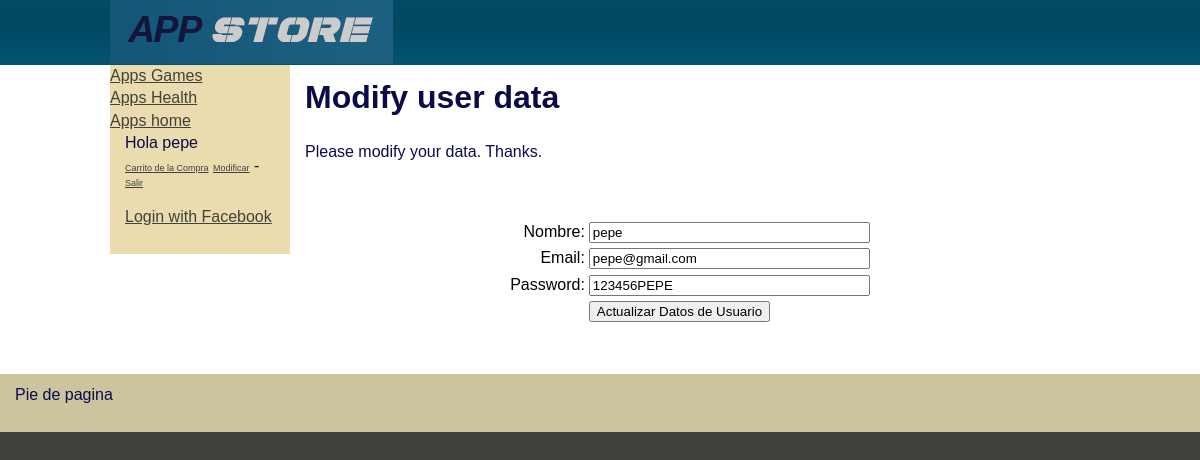
/usuario_modificar.php (signed in), run on the app's committed database.
### tables this page shows
CREATE TABLE `tblcategoria` (
  `idCategoria` int(11) NOT NULL,
  `strDescripcion` varchar(50) NOT NULL
);

CREATE TABLE `tblusuario` (
  `IdUsuario` int(11) NOT NULL,
  `strNombre` varchar(50) NOT NULL,
  `strApellido` varchar(100) NOT NULL,
  `strEmail` varchar(100) NOT NULL,
  `intActivo` int(11) NOT NULL,
  `strPassword` varchar(50) NOT NULL
);

### Connections/conexionzapatos.php (called while the page is built, shortened)
<?php
$hostname_conexionzapatos = "localhost:8888/";
$database_conexionzapatos = "zapatos";
$username_conexionzapatos = "root";
$password_conexionzapatos = "root";
$conexionzapatos = mysql_pconnect($hostname_conexionzapatos, $username_conexionzapatos, $password_conexionzapatos) or trigger_error(mysql_error(),E_USER_ERROR);
?>
<?php
if (is_file("includes/funciones.php")){
	include("includes/funciones.php");
}
else
{
	include("../includes/funciones.php");
	}
?>

### includes/funciones.php (called while the page is built, shortened)
<?php
if (!function_exists("GetSQLValueString")) {
function GetSQLValueString($theValue, $theType, $theDefinedValue = "", $theNotDefinedValue = "")
{
  $theValue = function_exists("mysql_real_escape_string") ? mysql_real_escape_string($theValue) : mysql_escape_string($theValue);
  switch ($theType) {
    case "long":
    case "int":
      $theValue = ($theValue != "") ? intval($theValue) : "NULL";
      break;
  }
  return $theValue;
}
}
function ObtenerNombreUsuario($identificador)
{
	global $database_conexionzapatos, $conexionzapatos;
	$query_ConsultaFuncion = sprintf("SELECT tblusuario.strNombre FROM tblusuario WHERE tblusuario.idUsuario = %s", $identificador);
	$ConsultaFuncion = mysql_query($query_ConsultaFuncion, $conexionzapatos) or die(mysql_error());
	$row_ConsultaFuncion = mysql_fetch_assoc($ConsultaFuncion);
	return $row_ConsultaFuncion['strNombre'];
}
?>

### usuario_modificar.php (the view, shortened to what this page needs)
<?php require_once('Connections/conexionzapatos.php'); ?>
<?php
$editFormAction = $_SERVER['PHP_SELF'];
if (isset($_SERVER['QUERY_STRING'])) {
  $editFormAction .= "?" . htmlentities($_SERVER['QUERY_STRING']);
}
$varUsuario_DatosUsuario = "0";
if (isset($_SESSION["MM_IdUsuario"])) {
  $varUsuario_DatosUsuario = $_SESSION["MM_IdUsuario"];
}
$query_DatosUsuario = sprintf("SELECT * FROM tblusuario WHERE tblusuario.idUsuario = %s", GetSQLValueString($varUsuario_DatosUsuario, "int"));
$DatosUsuario = mysql_query($query_DatosUsuario, $conexionzapatos) or die(mysql_error());
$row_DatosUsuario = mysql_fetch_assoc($DatosUsuario);
?>
<!DOCTYPE html PUBLIC "-//W3C//DTD XHTML 1.0 Transitional//EN" "http://www.w3.org/TR/xhtml1/DTD/xhtml1-transitional.dtd">
<html xmlns="http://www.w3.org/1999/xhtml">
<head>
<link href="estilo/principal.css" rel="stylesheet" type="text/css" />
</head>
<body>
<div class="container">
  <div class="header"><div class="headerinterior"><img src="images/logotrans.png" width="283" height="64" alt="Tienda Zapatos" /></div></div>
  <div class="subcontenedor">
              <div class="sidebar1">
               <?php include("includes/catalogo.php"); ?>
</div>
              <div class="content">
                <h1>Modify user data</h1>
                <p>Please modify your data. Thanks.</p>
                <p>&nbsp;</p>
                <form action="<?php echo $editFormAction; ?>" method="post" name="form1" id="form1">
                  <table align="center">
                    <tr valign="baseline">
                      <td nowrap="nowrap" align="right">Nombre:</td>
                      <td><input type="text" name="strNombre" value="<?php echo htmlentities($row_DatosUsuario['strNombre'], ENT_COMPAT, 'iso-8859-1'); ?>" size="32" /></td>
                    </tr>
                    <tr valign="baseline">
                      <td nowrap="nowrap" align="right">Email:</td>
                      <td><input type="text" name="strEmail" value="<?php echo htmlentities($row_DatosUsuario['strEmail'], ENT_COMPAT, 'iso-8859-1'); ?>" size="32" /></td>
                    </tr>
                    <tr valign="baseline">
                      <td nowrap="nowrap" align="right">Password:</td>
                      <td><input type="text" name="strPassword" value="<?php echo htmlentities($row_DatosUsuario['strPassword'], ENT_COMPAT, 'iso-8859-1'); ?>" size="32" /></td>
                    </tr>
                    <tr valign="baseline">
                      <td nowrap="nowrap" align="right">&nbsp;</td>
                      <td><input type="submit" value="Actualizar Datos de Usuario" /></td>
                    </tr>
                  </table>
                </form>
                <p>&nbsp;</p>
                </div>
    </div>
  <div class="footer">
    <p>Pie de pagina</p>
    </div>
  </div>
</body>
</html>

### includes/catalogo.php (shortened to what this page needs)
<?php require_once('Connections/conexionzapatos.php'); ?>
<?php
$query_Recordset1 = "SELECT * FROM tblcategoria ORDER BY tblcategoria.strDescripcion";
$Recordset1 = mysql_query($query_Recordset1, $conexionzapatos) or die(mysql_error());
$row_Recordset1 = mysql_fetch_assoc($Recordset1);
?>
<?php do { ?>
  <a href="categoria_ver.php?cat=<?php echo $row_Recordset1['idCategoria']; ?>"><?php echo $row_Recordset1['strDescripcion']; ?></a><br>
  <?php } while ($row_Recordset1 = mysql_fetch_assoc($Recordset1)); ?>
<p>
<?php
if ((isset($_SESSION['MM_Username'])) && ($_SESSION['MM_Username'] != ""))
  {
	  echo "Hola ";
	  echo ObtenerNombreUsuario($_SESSION['MM_IdUsuario']);
	  ?>
      <br />
      <a href="carrito_lista.php" class="modificacionusuario">Carrito de la Compra</a> <a href="usuario_modificar.php" class="modificacionusuario">Modificar</a> - <a href="usuario_cerrarsesion.php"  class="modificacionusuario">Salir</a>
<?php
  }
  else
  {?><br />
  <a href="alta_usuario.php">Darme de Alta</a></p>
<p><a href="acceso.php">Acceder</a></p>
<?php }?>
  <p> <a href="fbconfig.php">Login with Facebook</a></p>

### estilo/principal.css (style rules this page uses)
body { font: 100%/1.4 Verdana, Arial, Helvetica, sans-serif; background: #42413C; margin: 0; padding: 0; color: #000; }
h1, h2, h3, h4, h5, h6, p { margin-top: 0; padding-right: 15px; padding-left: 15px; font-style: normal; color: rgba(12,11,74,1.00); }
a:link { color: #42413C; text-decoration: underline; }
.container { width: 100%; background: #FFF; margin: 0 auto; }
.header { width: 100%; background-color: #ADB96E; background-image: url(../images/fondocabecera.png); height: 65px; margin-top: 0; margin-right: auto; margin-bottom: 0; margin-left: auto; }
.headerinterior { width: 980px; height: 65px; margin: 0 auto; }
.subcontenedor { background: #FFF; margin: 0 auto; width: 980px; }
.sidebar1 { float: left; width: 180px; background: #EADCAE; padding-bottom: 10px; }
.content { padding: 10px 0; width: 800px; float: left; }
.footer { padding: 10px 0; background: #CCC49F; position: relative; clear: both; }
a.modificacionusuario { color: #42413C; font-size: 9px; }

### data on the page
tblcategoria: strDescripcion "Apps Games"
tblcategoria: strDescripcion "Apps Health"
tblcategoria: strDescripcion "Apps home"
tblusuario: strNombre "pepe", strEmail "pepe@gmail.com", strPassword "123456PEPE"
